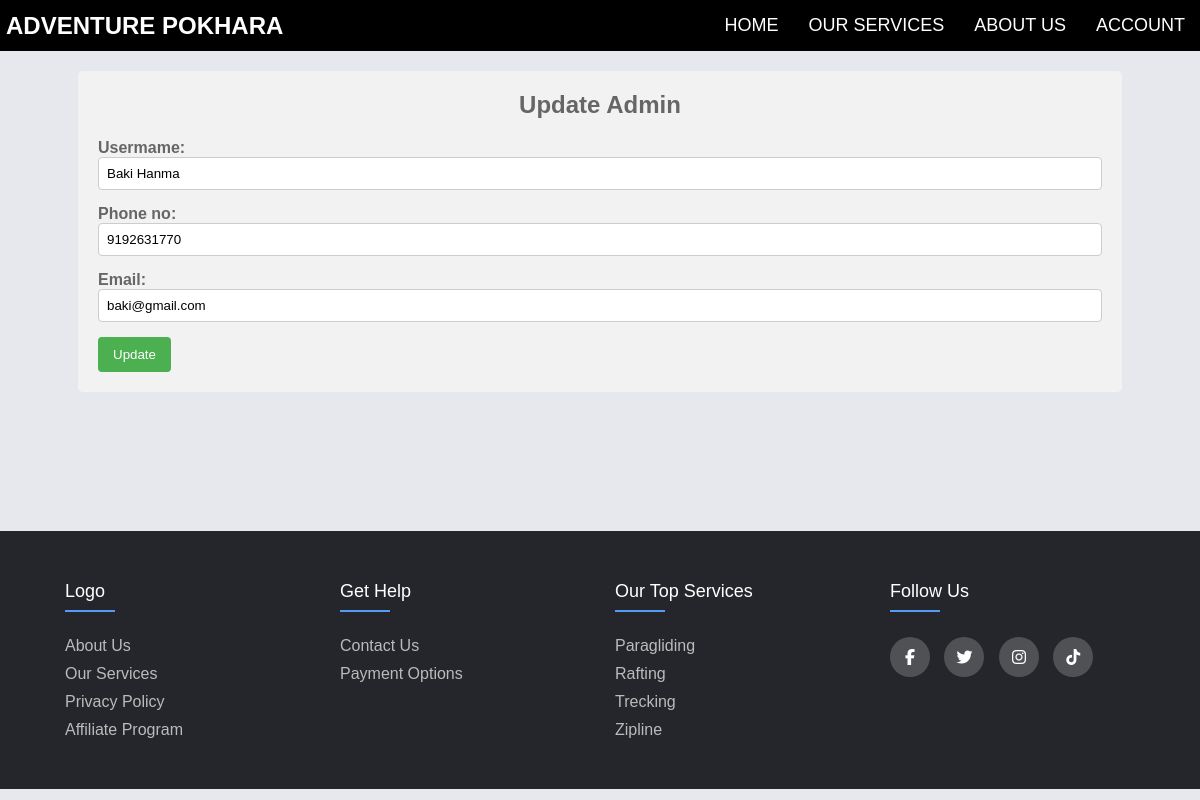
/extend/profile.php?mail=baki@gmail.com (signed in), run on the app's committed database.
### tables this page shows
CREATE TABLE `users` (
  `user_id` int(11) NOT NULL,
  `username` varchar(80) NOT NULL,
  `password` varchar(255) NOT NULL,
  `email` varchar(100) NOT NULL,
  `phone` varchar(10) NOT NULL
);

### extend/profile.php (the view, shortened to what this page needs)
<?php include '../config/constants.php'?>
<?php include "../extend/navbar.php" ?>
<link rel="stylesheet" href="../style/style.css">
<link rel="stylesheet" href="../style/admin.css">
<link rel="stylesheet" href="../style/add.css">
<main class="main-container">
<div class="container">
        <h2>Update Admin</h2>
        <?php
       if(isset($_GET['mail'])){
        $mail = $_GET['mail'];
$sql = "SELECT * FROM users WHERE email = '$mail'";
$res = mysqli_query($conn, $sql);
if($res == true){
    $count = mysqli_num_rows($res);
    if($count==1){
        $rows = mysqli_fetch_assoc($res);
        $uname = $rows['username'];
        $phone = $rows['phone'];
        $email = $rows['email'];
    }
}
}
?>
        <form method="post" action="" onsubmit="return confirmUpdate()">
            <div class="form-group">
                <label for="uname">Usermame:
                <input type="text" name="uname" id="uname" value="<?php echo $uname?>">
            </div>
            <div class="form-group">
                <label for="phone">Phone no:
                <input type="number" name="phone" id="phone" value="<?php echo $phone?>" >
            </div>
            <div class="form-group">
                <label for="email">Email:
                <input type="email" name="email" id="email" value="<?php echo $email?>" >
            </div>
                <input type="submit" value="Update" name="submit" id="update" class="btn-primary">
        </form>
    </div>
</main>
<?php include "footer.php" ?>

### style/style.css (style rules this page uses)
* { box-sizing: border-box; margin: 0px; padding: 0px; }
body { font-family: Arial, sans-serif; }
.container { width: 90%; margin: 0 auto; padding: 10px 20px; }

### style/admin.css (style rules this page uses)
body { margin: 0; padding: 0; box-sizing: border-box; background-color: #e6e8ed; color: #666666; font-family: "Montserrat", sans-serif; }
.main-container { grid-area: main; overflow-y: auto; padding: 20px 20px; }

### style/add.css (style rules this page uses)
.container { max-width: 100%; margin: 0 auto; padding: 20px; background-color: #f2f2f2; border-radius: 5px; }
h2 { text-align: center; margin-bottom: 20px; }
.form-group { margin-bottom: 15px; }
label { display: block; font-weight: bold; }
input[type="text"] { width: 100%; padding: 8px; border-radius: 4px; border: 1px solid #ccc; }
input[type="email"] { width: 100%; padding: 8px; border-radius: 4px; border: 1px solid #ccc; }
input[type="number"] { width: 100%; padding: 8px; border-radius: 4px; border: 1px solid #ccc; }
input[type="submit"] { background-color: #4CAF50; color: #fff; padding: 10px 15px; border: none; border-radius: 4px; cursor: pointer; }

### extend/profile.php (style rules this page uses)
.main-container { height: 60%; }

### data on the page
users: uname "Baki Hanma", phone "9192631770", email "baki@gmail.com"
